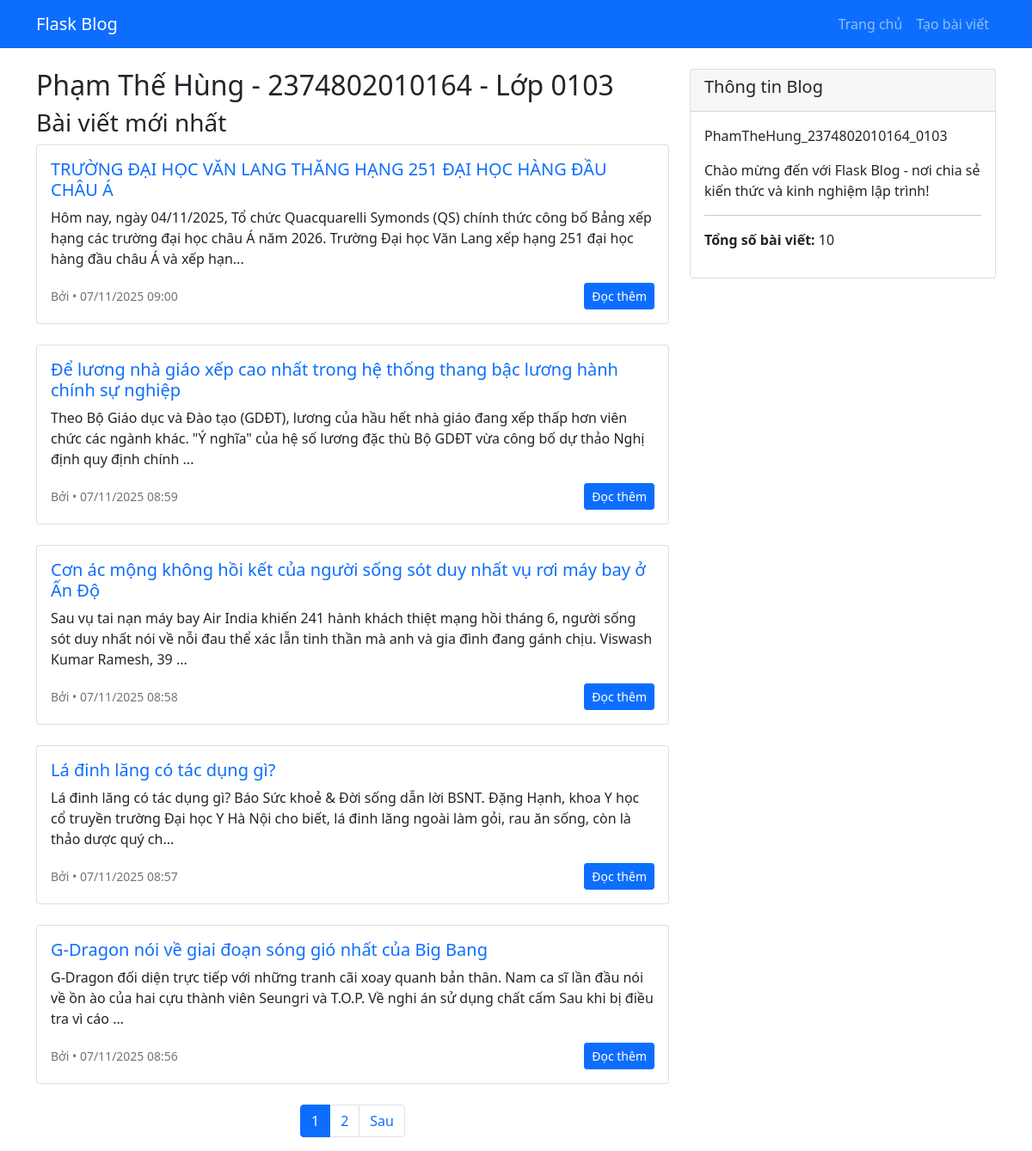
/index, run on the app's committed database.
### app/models.py (models this page shows, shortened)
class Post(db.Model):
    id = db.Column(db.Integer, primary_key=True)
    title = db.Column(db.String(200), nullable=False)
    content = db.Column(db.Text, nullable=False)
    created_at = db.Column(db.DateTime, default=datetime.utcnow)
    updated_at = db.Column(db.DateTime, default=datetime.utcnow, onupdate=datetime.utcnow)
    user_id = db.Column(db.Integer, db.ForeignKey('user.id'), nullable=False)
    slug = db.Column(db.String(200), unique=True, nullable=False)

### app/routes.py (the view)
@bp.route('/')
@bp.route('/index')
def index():
    page = request.args.get('page', 1, type=int)
    posts = Post.query.order_by(Post.created_at.desc()).paginate(
        page=page,
        per_page=5,
        error_out=False
    )
    return render_template('index.html', title='Trang chủ', posts=posts)

### app/templates/index.html (shortened to what this page needs)
{% extends "base.html" %}
{% block content %}
<div class="row">
    <div class="col-md-8">
        <h2>Phạm Thế Hùng - 2374802010164 - Lớp 0103</h2>
        <h3>Bài viết mới nhất</h3>
        {% if posts.items %}
            {% for post in posts.items %}
                <div class="card mb-4">
                    <div class="card-body">
                        <h5 class="card-title">
                            <a href="{{ url_for('main.post', slug=post.slug) }}" class="text-decoration-none">
                                {{ post.title }}
                            </a>
                        </h5>
                        <p class="card-text">
                            {{ post.content[:200] }}...
                        </p>
                        <div class="d-flex justify-content-between align-items-center">
                            <small class="text-muted">
                                Bởi {{ post.author.username }} • {{ post.created_at.strftime('%d/%m/%Y %H:%M') }}
                            </small>
                            <a href="{{ url_for('main.post', slug=post.slug) }}" class="btn btn-primary btn-sm">
                                Đọc thêm
                            </a>
                        </div>
                    </div>
                </div>
            {% endfor %}
            {% if posts.pages > 1 %}
                <nav aria-label="Page navigation">
                    <ul class="pagination justify-content-center">
                        {% for page_num in posts.iter_pages() %}
                            {% if page_num %}
                                {% if page_num != posts.page %}
                                    <li class="page-item">
                                        <a class="page-link" href="{{ url_for('main.index', page=page_num) }}">
                                            {{ page_num }}
                                        </a>
                                    </li>
                                {% else %}
                                    <li class="page-item active">
                                        <span class="page-link">{{ page_num }}</span>
                                    </li>
                                {% endif %}
                            {% else %}
                                <li class="page-item disabled">
                                    <span class="page-link">...</span>
                                </li>
                            {% endif %}
                        {% endfor %}
                        {% if posts.has_next %}
                            <li class="page-item">
                                <a class="page-link" href="{{ url_for('main.index', page=posts.next_num) }}">
                                    Sau
                                </a>
                            </li>
                        {% endif %}
                    </ul>
                </nav>
            {% endif %}
        {% else %}
            <div class="text-center">
                <h4>Chưa có bài viết nào</h4>
                <p class="text-muted">Hãy tạo bài viết đầu tiên của bạn!</p>
                <a href="{{ url_for('main.create_post') }}" class="btn btn-primary">Tạo bài viết</a>
            </div>
        {% endif %}
    </div>
    <div class="col-md-4">
        <div class="card">
            <div class="card-header">
                <h5>Thông tin Blog</h5>
            </div>
            <div class="card-body">
                <p>PhamTheHung_2374802010164_0103</p>
                <p>Chào mừng đến với Flask Blog - nơi chia sẻ kiến thức và kinh nghiệm lập trình!</p>
                <hr>
                <p><strong>Tổng số bài viết:</strong> {{ posts.total }}</p>
            </div>
        </div>
    </div>
</div>
{% endblock %}

### app/templates/base.html (shortened to what this page needs)
<!DOCTYPE html>
<html lang="vi">
<head>
    <link href="https://cdn.jsdelivr.net/npm/bootstrap@5.1.3/dist/css/bootstrap.min.css" rel="stylesheet">
</head>
<body>
    <nav class="navbar navbar-expand-lg navbar-dark bg-primary">
        <div class="container">
            <a class="navbar-brand" href="{{ url_for('main.index') }}">Flask Blog</a>
            <div class="navbar-nav">
                <a class="nav-link" href="{{ url_for('main.index') }}">Trang chủ</a>
                <a class="nav-link" href="{{ url_for('main.create_post') }}">Tạo bài viết</a>
            </div>
        </div>
    </nav>
    <div class="container mt-4">
        {% block content %}{% endblock %}
    </div>
</body>
</html>

### data on the page
Post: title "TRƯỜNG ĐẠI HỌC VĂN LANG THĂNG HẠNG 251 ĐẠI HỌC HÀNG ĐẦU CHÂU Á", content "Hôm nay, ngày 04/11/2025, Tổ chức Quacquarelli Symonds (QS) chính thức công bố Bảng xếp hạng các trường đại học châu Á năm 2026. Trường Đại học Văn Lang xếp hạng 251 đại học hàng đầu châu Á và xếp hạn", created_at "07/11/2025 09:00"
Post: title "Để lương nhà giáo xếp cao nhất trong hệ thống thang bậc lương hành chính sự nghiệp", content "Theo Bộ Giáo dục và Đào tạo (GDĐT), lương của hầu hết nhà giáo đang xếp thấp hơn viên chức các ngành khác. \"Ý nghĩa\" của hệ số lương đặc thù Bộ GDĐT vừa công bố dự thảo Nghị định quy định chính", created_at "07/11/2025 08:59"
Post: title "Cơn ác mộng không hồi kết của người sống sót duy nhất vụ rơi máy bay ở Ấn Độ", content "Sau vụ tai nạn máy bay Air India khiến 241 hành khách thiệt mạng hồi tháng 6, người sống sót duy nhất nói về nỗi đau thể xác lẫn tinh thần mà anh và gia đình đang gánh chịu. Viswash Kumar Ramesh, 39", created_at "07/11/2025 08:58"
Post: title "Lá đinh lăng có tác dụng gì?", content "Lá đinh lăng có tác dụng gì? Báo Sức khoẻ & Đời sống dẫn lời BSNT. Đặng Hạnh, khoa Y học cổ truyền trường Đại học Y Hà Nội cho biết, lá đinh lăng ngoài làm gỏi, rau ăn sống, còn là thảo dược quý ch", created_at "07/11/2025 08:57"
Post: title "G-Dragon nói về giai đoạn sóng gió nhất của Big Bang", content "G-Dragon đối diện trực tiếp với những tranh cãi xoay quanh bản thân. Nam ca sĩ lần đầu nói về ồn ào của hai cựu thành viên Seungri và T.O.P. Về nghi án sử dụng chất cấm Sau khi bị điều tra vì cáo", created_at "07/11/2025 08:56"

### other printed values
{{ page_num }} "1"
{{ page_num }} "2"
{{ posts.total }} "10"
